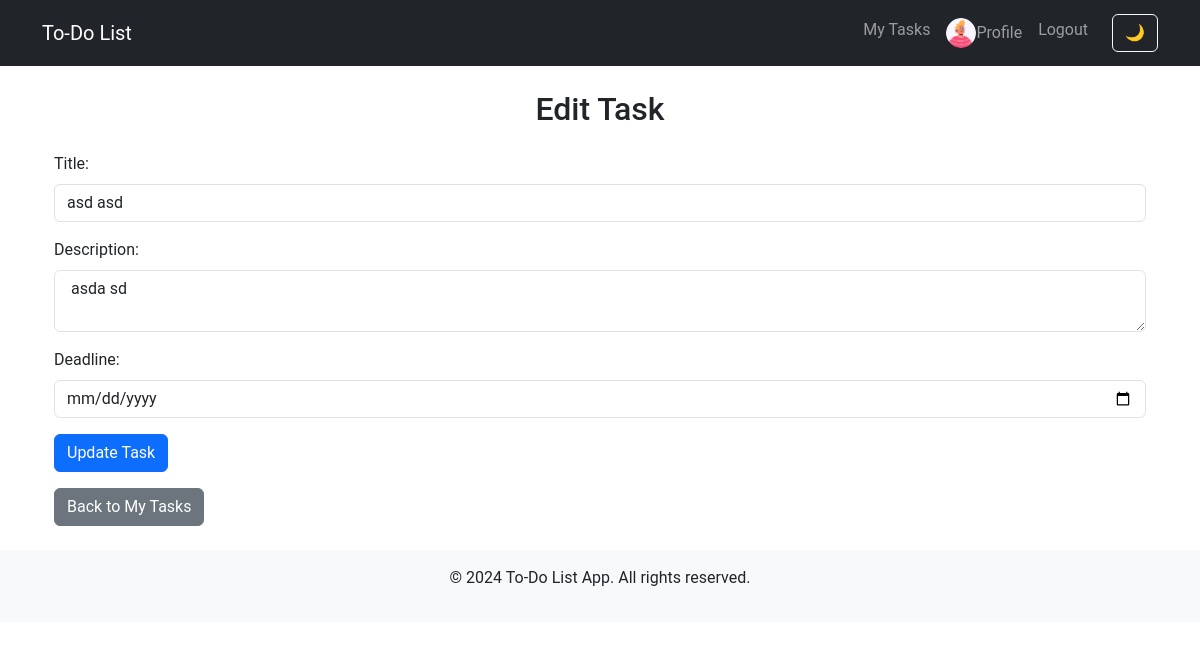
Page /edit_task/11 (signed in) on the committed database.
### models.py (models this page shows)
class User(UserMixin, db.Model):
    __tablename__ = "user"  # ✅ Định danh bảng tránh xung đột
    id = db.Column(db.Integer, primary_key=True)
    username = db.Column(db.String(100), unique=True, nullable=False)
    password = db.Column(db.String(200), nullable=False)
    is_admin = db.Column(db.Boolean, default=False)
    is_blocked = db.Column(db.Boolean, default=False)
    avatar = db.Column(db.String(255), default="default_avatar.png")
    tasks = db.relationship('Task', backref='user', lazy=True)

class Task(db.Model):
    __tablename__ = "task"
    id = db.Column(db.Integer, primary_key=True)
    title = db.Column(db.String(200), nullable=False)
    description = db.Column(db.Text, nullable=False)
    deadline = db.Column(db.DateTime, nullable=True)
    is_completed = db.Column(db.Boolean, default=False)
    user_id = db.Column(db.Integer, db.ForeignKey('user.id'), nullable=False)
    category_id = db.Column(db.Integer, db.ForeignKey('category.id'), nullable=True)  # ✅ Đảm bảo có cột này

### app.py (the view, shortened to what this page needs)
@app.route('/edit_task/<int:task_id>', methods=['GET', 'POST'])
@login_required
def edit_task(task_id):
    task = Task.query.get_or_404(task_id)
    if task.user_id != current_user.id:
        flash("Bạn không có quyền chỉnh sửa!", "danger")
        return redirect(url_for('index'))
    return render_template('edit_task.html', task=task)

### app.py (called while the page is built)
@login_manager.user_loader
def load_user(user_id):
    return User.query.get(int(user_id))

### templates/edit_task.html (shortened to what this page needs)
{% extends "base.html" %}
{% block content %}
<div class="container">
    <h2 class="text-center my-4">Edit Task</h2>
    <form action="{{ url_for('edit_task', task_id=task.id) }}" method="POST">
        <div class="mb-3">
            <label for="title" class="form-label">Title:</label>
            <input type="text" id="title" name="title" class="form-control" value="{{ task.title }}" required>
        </div>
        <div class="mb-3">
            <label for="description" class="form-label">Description:</label>
            <textarea id="description" name="description" class="form-control" required>{{ task.description }}</textarea>
        </div>
        <div class="mb-3">
            <label for="deadline" class="form-label">Deadline:</label>
            <input type="date" id="deadline" name="deadline" class="form-control" value="{{ task.deadline }}">
        </div>
        <button type="submit" class="btn btn-primary">Update Task</button>
    </form>
    <div class="mt-3">
        <a href="{{ url_for('my_tasks') }}" class="btn btn-secondary">Back to My Tasks</a>
    </div>
</div>
{% endblock %}

### templates/base.html (shortened to what this page needs)
<!DOCTYPE html>
<html lang="en">
<head>
    <link rel="stylesheet" href="https://cdn.jsdelivr.net/npm/bootstrap@5.3.0/dist/css/bootstrap.min.css">
    <link rel="stylesheet" href="{{ url_for('static', filename='css/styles.css') }}">
</head>
<body data-theme="light">
    <nav class="navbar navbar-expand-lg navbar-dark bg-dark">
        <div class="container">
            <a class="navbar-brand" href="{{ url_for('index') }}">To-Do List</a>
            <div class="collapse navbar-collapse" id="navbarNav">
                <ul class="navbar-nav ms-auto">
                    {% if current_user.is_authenticated %}
                        <li class="nav-item"><a class="nav-link" href="{{ url_for('my_tasks') }}">My Tasks</a></li>
                        <li class="nav-item">
                            <a class="nav-link d-flex align-items-center" href="{{ url_for('profile') }}">
                                <img src="{{ url_for('static', filename='uploads/avatars/' + (current_user.avatar or 'default_avatar.png')) }}"
                                alt="Avatar" class="rounded-circle" width="30" height="30">
                                Profile
                            </a>
                        </li>
                        <li class="nav-item"><a class="nav-link" href="{{ url_for('logout') }}">Logout</a></li>
                    {% else %}
                        <li class="nav-item"><a class="nav-link" href="{{ url_for('login') }}">Login</a></li>
                        <li class="nav-item"><a class="nav-link" href="{{ url_for('register') }}">Register</a></li>
                    {% endif %}
                </ul>
                <button class="btn btn-outline-light ms-3" onclick="toggleTheme()">🌙</button>
            </div>
        </div>
    </nav>
    <div class="container mt-4">
        {% block content %}{% endblock %}
    </div>
    <footer class="text-center py-3 mt-4 bg-light">
        <p>© 2024 To-Do List App. All rights reserved.</p>
    </footer>
</body>
</html>

### static/css/styles.css (style rules this page uses)
body { font-family: 'Roboto', sans-serif; }
.navbar { margin-bottom: 16px; padding: 10px 20px; transition: background-color 0.3s ease, box-shadow 0.3s ease; }
body[data-theme="light"] { background-color: #ffffff; color: #212529; }

### rows in the picture
User: avatar (picture)
Task: title "asd asd", description "asda sd"
